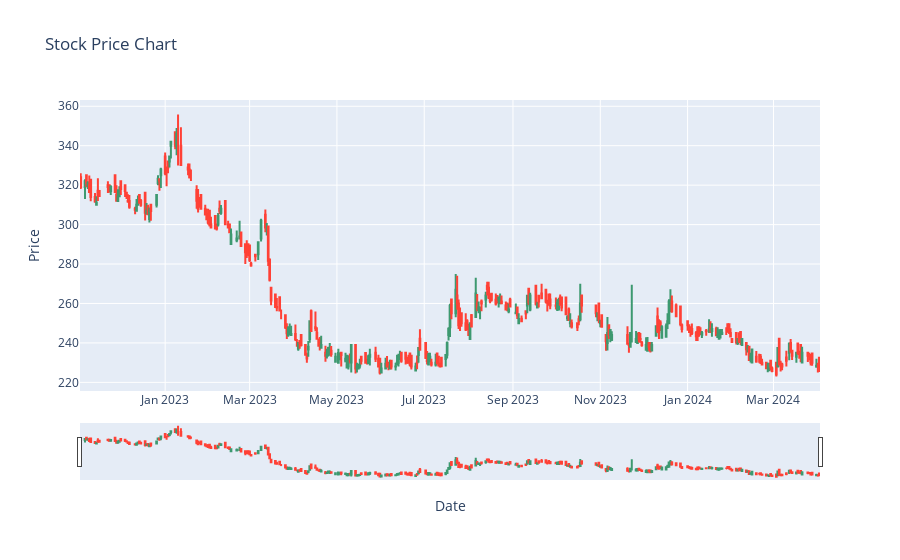

Notebook cell for this chart:
### Code cell
# plot candlestick chart
import plotly.graph_objects as go

fig = go.Figure(data=[go.Candlestick(x=df.index,
                open=df['open'], high=df['max'],
                low=df['min'], close=df['close'])])
# plot other indicators
# Add titles and labels
fig.update_layout(title='Stock Price Chart', xaxis_title='Date', yaxis_title='Price')



fig.show()

### Figure 1 — Plotly figure (JSON) as saved in the notebook; plotly's stock layout.template omitted (floating-point values rounded to 4 significant figures; data arrays with more than 128 entries replaced by an {"elided": "..."} marker saying what was removed)
{"data": [{"close": {"elided": "326 float values"}, "high": {"elided": "326 float values"}, "low": {"elided": "326 float values"}, "open": {"elided": "326 float values"}, "type": "candlestick", "x": {"elided": "326 str values"}}], "layout": {"title": {"text": "Stock Price Chart"}, "xaxis": {"title": {"text": "Date"}}, "yaxis": {"title": {"text": "Price"}}}}
